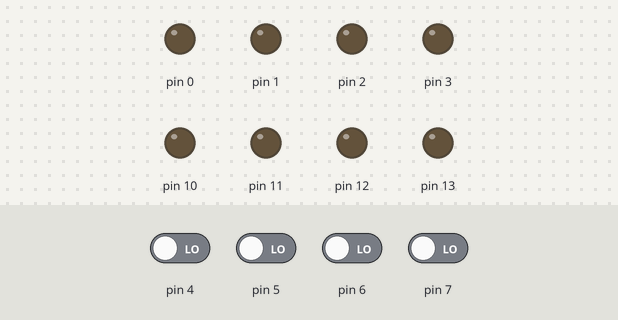
The sketch below on a simulated Arduino Uno, built with avr-gcc and run on an emulated ATmega328P. Shown: output pins drawn as LEDs (lit = HIGH). The inputs (shaded band) are chosen by the test bench; at power-on: pin 4–7 LOW.

Above: at 1.2 s.
1.3 s: pin 4 driven HIGH
At 1.8 s:
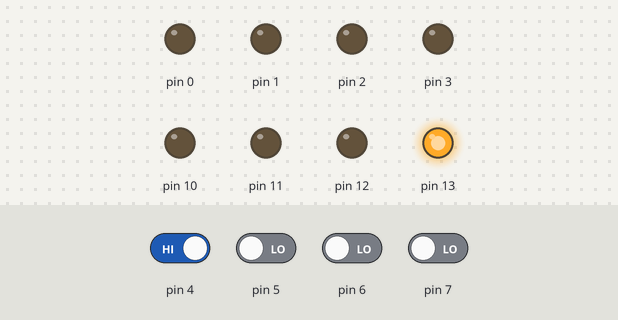
2.8 s: pin 5 driven HIGH
At 4.0 s:
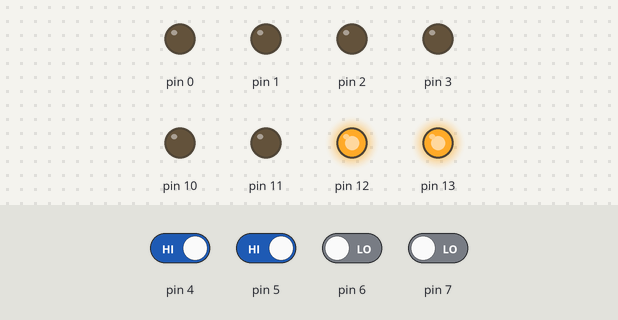
4.3 s: pin 6 driven HIGH
At 5.3 s:
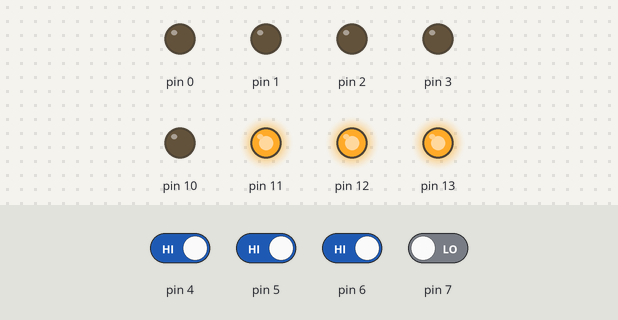
5.8 s: pin 7 driven HIGH
At 6.5 s:
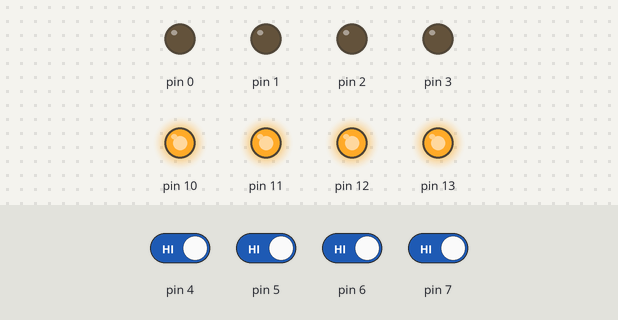
7.3 s: pin 4 driven LOW
At 7.6 s:
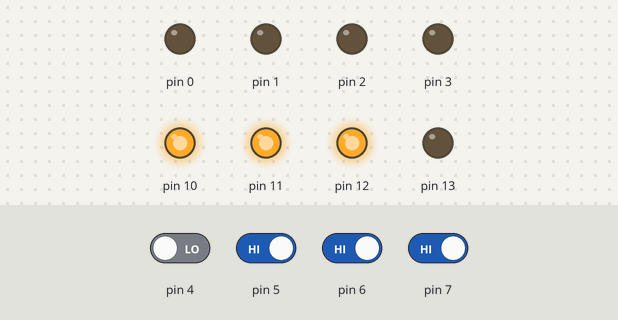
8.8 s: pin 5 driven LOW
At 9.9 s:
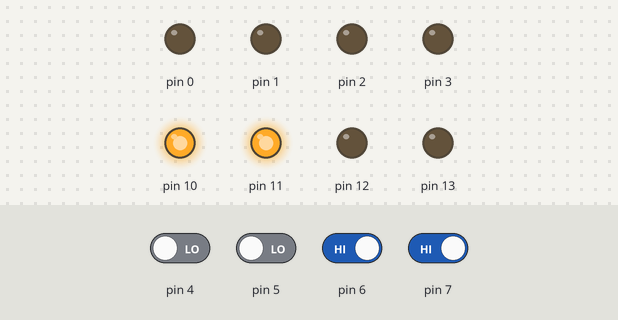
Timing chart, 0 to 11.3 s (numbered marks = the images above; inputs shaded):
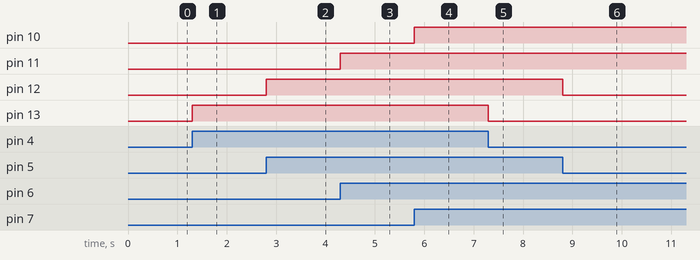

Measured:
- after the input at 1.3 s, pin 13: LOW → HIGH at once
- after the input at 2.8 s, pin 12: LOW → HIGH at once
- after the input at 4.3 s, pin 11: LOW → HIGH at once
- after the input at 5.8 s, pin 10: LOW → HIGH at once
- after the input at 7.3 s, pin 13: HIGH → LOW at once
- after the input at 8.8 s, pin 12: HIGH → LOW at once

The sketch:

Ex_B.ino
```cpp
#include "Arduino.h"

#define PIN4 (1 << 4)
#define PIN5 (1 << 5)
#define PIN6 (1 << 6)
#define PIN7 (1 << 7)
#define PIN10 (1 << 2)
#define PIN11 (1 << 3)
#define PIN12 (1 << 4)
#define PIN13 (1 << 5)

void setup() {
  DDRB = (PIN10 | PIN11 | PIN12 | PIN13);
  DDRD = (~PIN4 & ~PIN5 & ~PIN6 & ~PIN7);

}

void loop() {
  if (PIND & PIN7){
    PORTB |= PIN10;
  }
  else{
    PORTB &= ~PIN10;
  }
  if (PIND & PIN6){
    PORTB |= PIN11;
  }
  else{
    PORTB &= ~PIN11;
  }
  if (PIND & PIN5){
    PORTB |= PIN12;
  }
  else{
    PORTB &= ~PIN12;
  }
  if (PIND & PIN4){
    PORTB |= PIN13;
  }
  else{
    PORTB &= ~PIN13;
  }


}
```
